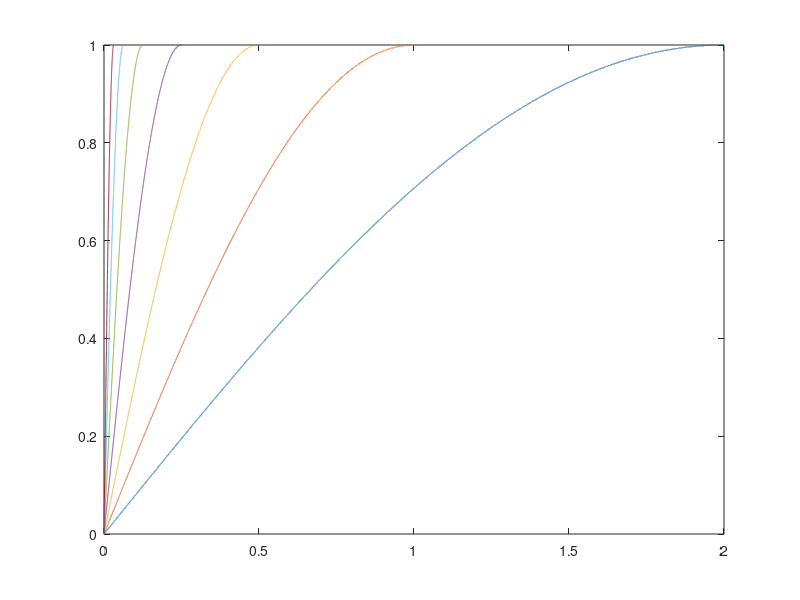
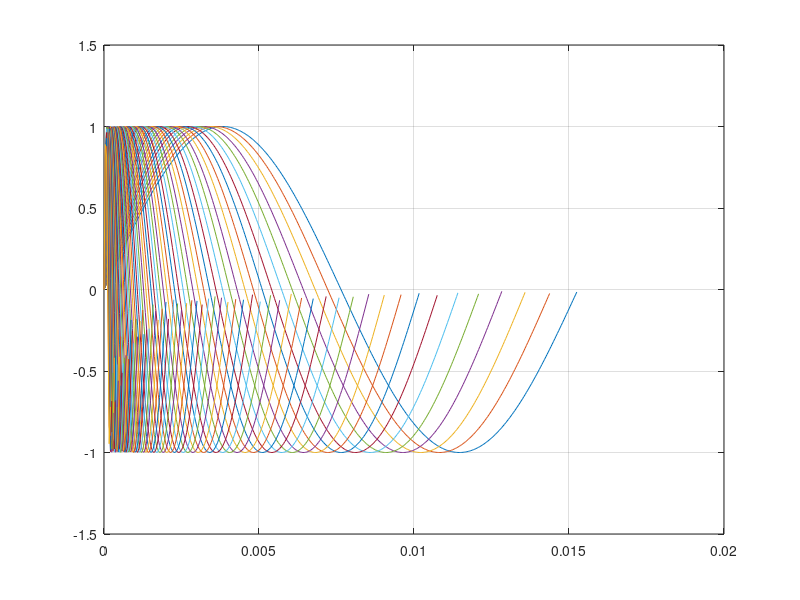

MATLAB code for these plots, in order:
clear 
%% global parameters 
a  = 2^(1/12);
f0 = 65.40639;
SR = 24000; %sample rate
dt = 1/SR;

%% normal LUT

%semitones steps related to f0

%n = -24;
%n = -12;   % C-1 
%n = 0;   % C0
%n= 12; % C1

oct_LUT = 6;
keys = 12;

n=[0:12:oct_LUT*keys];

%LUT_start_octave = log(fn/f0)/log(a);
% LUT scale parameter


%calculations


%freqquency
for i = n(1):n(end)

    fn(i+1,1) = f0 * a^i;
    
end

Y = cell(length(fn),1); 
start_ind = zeros(length(fn),1);
end_ind   = zeros(length(fn),1);

start_ind(1,1) = 0;
end_ind  (1,1) = round(SR / fn(1))-1;

for i = 1 : length(fn)
    
    BS(i,1) = round((SR / fn(i)));
    
    t = 0:dt:BS(i)*dt-dt; %-dt
    
    Y{i} = sin(2*pi*fn(i)*t);
    figure(2);
    ylim([-1.5 1.5]);
    plot(t,Y{i});
    hold on;
    grid on;
    %y = sin(2*pi*freq(i)*t);

    if i > 1
   
        start_ind(i,1) = start_ind(i-1,1) + BS(i-1,1);
        end_ind  (i,1) = start_ind(i  ,1) + BS(i,  1) - 1;  
    end
end
  LUT_Array = [];
length_Y = 0;
for i =1 : length(Y)
    length_Y = length_Y + length(Y{i});
    LUT_Array = [LUT_Array,Y{i}];  %result vector for LUT
end

FandBS = [fn, BS, start_ind, end_ind];



%% LFO calculation (kann auf viertel Periode reduziert werden)
%parameter
%LFO_ind=[1,13,20,25,32,37,41,44,46,49,61,73,80,85]'; %ausgewählte frequenzen
anzahlFrequenzen = 6;
startFrequenz = 0.125;

%variables init
LFO_Array = [];
fn_LFO = (anzahlFrequenzen);
start_ind_LFO = zeros(length(fn_LFO),1);
end_ind_LFO   = zeros(length(fn_LFO),1);
Y = cell(length(fn_LFO),1);
BS_LFO =  zeros(length(fn_LFO),1);

%calculation
indexOffset = log2(startFrequenz);
for i = 0:anzahlFrequenzen
    fn_LFO(i+1,1) = 2^(i+indexOffset);
end

%index an der stelle 1
start_ind_LFO(1,1) = 0;
end_ind_LFO  (1,1) = round(SR / fn_LFO(1))/4-1;


for i = 1 : length(fn_LFO)
    
    BS_LFO(i,1) = round(SR / fn_LFO(i))/4;
    
    t = 0:dt:(BS_LFO(i))*dt-dt;
    
    Y{i} = sin(2*pi*fn_LFO(i)*t);
    %y = sin(2*pi*freq(i)*t);

    if i > 1
    
        start_ind_LFO(i,1) = start_ind_LFO(i-1,1) + BS_LFO(i-1,1);
        end_ind_LFO  (i,1) = start_ind_LFO(i  ,1) + BS_LFO(i,  1) - 1;
    
    end
    
    %plot
    figure(1)
    plot(t,Y{i});
    hold on;
    

end

for i =1 : length(Y)
    length_Y = length_Y + length(Y{i});
    LFO_Array = [LFO_Array,Y{i}]; %result vector for LFO
end
FandBS_LFO = [fn_LFO, BS_LFO, start_ind_LFO, end_ind_LFO];

%% C-File generator parameters
precision = 5; %precision of Nachkommastelle
precision_LFO = 5; %precision of Nachkommastelle



%% C-file
dlmwrite('sinLUT.c','#include "sinLUT.h"','delimiter','', 'precision', precision);   

%LUT

%LUT Array
dlmwrite('sinLUT.c','const float LUT[] __attribute__ ((section(".rodata"))) = {','delimiter','', 'precision', precision,'-append'); 
dlmwrite('sinLUT.c',LUT_Array,'delimiter',',', 'precision', precision,'-append');
dlmwrite('sinLUT.c','};','delimiter','', 'precision', precision,'-append');  

%write frequency array
dlmwrite('sinLUT.c','const float LUT_FREQUENCYS[] __attribute__ ((section(".rodata"))) = {','delimiter','', 'precision', precision,'-append')   
dlmwrite('sinLUT.c',FandBS(:,1)','delimiter',',', 'precision', precision,'-append');  
dlmwrite('sinLUT.c','};','delimiter','', 'precision', precision,'-append');  

%write Blocksize array
dlmwrite('sinLUT.c','const uint32_t LUT_SUPPORTPOINTS[] __attribute__ ((section(".rodata"))) = {','delimiter','', 'precision', precision,'-append')   
dlmwrite('sinLUT.c',FandBS(:,2)','delimiter',',', 'precision', precision,'-append');  
dlmwrite('sinLUT.c','};','delimiter','', 'precision', precision,'-append');  

%write start index array
dlmwrite('sinLUT.c','const uint32_t LUT_STARTINDEX[] __attribute__ ((section(".rodata"))) = {','delimiter','', 'precision', precision,'-append')   
dlmwrite('sinLUT.c',FandBS(:,3)','delimiter',',', 'precision', precision,'-append');  
dlmwrite('sinLUT.c','};','delimiter','', 'precision', precision,'-append');  

%write Blocksize array
dlmwrite('sinLUT.c','const uint32_t LUT_ENDINDEX[] __attribute__ ((section(".rodata"))) = {','delimiter','', 'precision', precision,'-append')   
dlmwrite('sinLUT.c',FandBS(:,4)','delimiter',',', 'precision', precision,'-append');  
dlmwrite('sinLUT.c','};','delimiter','', 'precision', precision,'-append');  

%LFO

%LFO Array
dlmwrite('sinLUT.c','const float LFO[] __attribute__ ((section(".rodata"))) = {','delimiter','', 'precision', precision,'-append');   
dlmwrite('sinLUT.c',LFO_Array,'delimiter',',', 'precision', precision_LFO,'-append');
dlmwrite('sinLUT.c','};','delimiter','', 'precision', precision,'-append');  

%write frequency array
dlmwrite('sinLUT.c','const float LFO_FREQUENCYS[] __attribute__ ((section(".rodata"))) = {','delimiter','', 'precision', precision,'-append')   
dlmwrite('sinLUT.c',FandBS_LFO(:,1)','delimiter',',', 'precision', precision,'-append');  
dlmwrite('sinLUT.c','};','delimiter','', 'precision', precision,'-append');  

%write Blocksize array
dlmwrite('sinLUT.c','const uint32_t LFO_SUPPORTPOINTS[] __attribute__ ((section(".rodata"))) = {','delimiter','', 'precision', precision,'-append')   
dlmwrite('sinLUT.c',FandBS_LFO(:,2)','delimiter',',', 'precision', precision,'-append');  
dlmwrite('sinLUT.c','};','delimiter','', 'precision', precision,'-append');  

%write start index array
dlmwrite('sinLUT.c','const uint32_t LFO_STARTINDEX[] __attribute__ ((section(".rodata"))) = {','delimiter','', 'precision', precision,'-append')   
dlmwrite('sinLUT.c',FandBS_LFO(:,3)','delimiter',',', 'precision', precision,'-append');  
dlmwrite('sinLUT.c','};','delimiter','', 'precision', precision,'-append');  

%write Blocksize array
dlmwrite('sinLUT.c','const uint32_t LFO_ENDINDEX[] __attribute__ ((section(".rodata"))) = {','delimiter','', 'precision', precision,'-append')   
dlmwrite('sinLUT.c',FandBS_LFO(:,4)','delimiter',',', 'precision', precision,'-append');  
dlmwrite('sinLUT.c','};','delimiter','', 'precision', precision,'-append');  
%% H-file



%include Guard
dlmwrite('sinLUT.h','#ifndef INC_SINLUT_H_','delimiter','', 'precision', precision);
dlmwrite('sinLUT.h','#define INC_SINLUT_H_','delimiter','', 'precision', precision,'-append') 
dlmwrite('sinLUT.h','//includes ','delimiter','', 'precision', precision,'-append');
dlmwrite('sinLUT.h','#include "main.h"','delimiter','', 'precision', precision,'-append') ;

%Space
dlmwrite('sinLUT.h',' ','delimiter','', 'precision', precision,'-append');
dlmwrite('sinLUT.h',' ','delimiter','', 'precision', precision,'-append');

%defines
dlmwrite('sinLUT.h','//defines ','delimiter','', 'precision', precision,'-append');

dlmwrite('sinLUT.h',['#define LUT_SR ',num2str(SR)],'delimiter','', 'precision', precision,'-append');
% %LUT defines
dlmwrite('sinLUT.h',['#define LUT_START_OCTAVE ',num2str(FandBS(length(FandBS),1))],'delimiter','', 'precision', precision,'-append');

dlmwrite('sinLUT.h',['#define LUT_FMAX ',num2str(FandBS(length(FandBS),1))],'delimiter','', 'precision', precision,'-append');
dlmwrite('sinLUT.h',['#define LUT_FMIN ',num2str(FandBS(1,1))],'delimiter','', 'precision', precision,'-append');
dlmwrite('sinLUT.h',['#define LUT_OCTAVES ',num2str(oct_LUT)],'delimiter','', 'precision', precision,'-append');

%LFO defines
dlmwrite('sinLUT.h','//defines ','delimiter','', 'precision', precision,'-append');
dlmwrite('sinLUT.h',['#define LFO_FMAX ',num2str(FandBS_LFO(length(FandBS_LFO),1))],'delimiter','', 'precision', precision,'-append');
dlmwrite('sinLUT.h',['#define LFO_FMIN ',num2str(FandBS_LFO(1,1))],'delimiter','', 'precision', precision,'-append');
%dlmwrite('sinLUT.h',['#define LFO_OCTAVES ',num2str(oct_LFO)],'delimiter','', 'precision', precision,'-append');


%Space
dlmwrite('sinLUT.h',' ','delimiter','', 'precision', precision,'-append');
dlmwrite('sinLUT.h',' ','delimiter','', 'precision', precision,'-append');

%variables

dlmwrite('sinLUT.h','//variables','delimiter','', 'precision', precision,'-append');
%LUT
dlmwrite('sinLUT.h',['const float  LUT[',num2str(length(LUT_Array)),'];'],'delimiter','', 'precision', precision,'-append');
dlmwrite('sinLUT.h',['const uint32_t LUT_ENDINDEX[', num2str(length(FandBS(:,4))),'];'],'delimiter','', 'precision', precision,'-append') ;
dlmwrite('sinLUT.h',['const uint32_t LUT_STARTINDEX[',num2str(length(FandBS(:,3))),'];'],'delimiter','', 'precision', precision,'-append');  
dlmwrite('sinLUT.h',['const uint32_t LUT_SUPPORTPOINTS[',num2str(length(FandBS(:,2))),'];'],'delimiter','', 'precision', precision,'-append'); 
dlmwrite('sinLUT.h',['const float LUT_FREQUENCYS[',num2str(length(FandBS(:,1))),'];'],'delimiter','', 'precision', precision,'-append'); 

%LFO
dlmwrite('sinLUT.h',['const float LFO[',num2str(length(LFO_Array)),'];'],'delimiter','', 'precision', precision,'-append');
dlmwrite('sinLUT.h',['const uint32_t LFO_ENDINDEX[',num2str(length(FandBS_LFO(:,4))),'];'],'delimiter','', 'precision', precision,'-append') ;
dlmwrite('sinLUT.h',['const uint32_t LFO_STARTINDEX[',num2str(length(FandBS_LFO(:,3))),'];'],'delimiter','', 'precision', precision,'-append');  
dlmwrite('sinLUT.h',['const uint32_t LFO_SUPPORTPOINTS[',num2str(length(FandBS_LFO(:,2))),'];'],'delimiter','', 'precision', precision,'-append'); 
dlmwrite('sinLUT.h',['const float LFO_FREQUENCYS[',num2str(length(FandBS_LFO(:,1))),'];'],'delimiter','', 'precision', precision,'-append'); 


dlmwrite('sinLUT.h','#endif','delimiter','', 'precision', precision,'-append');
